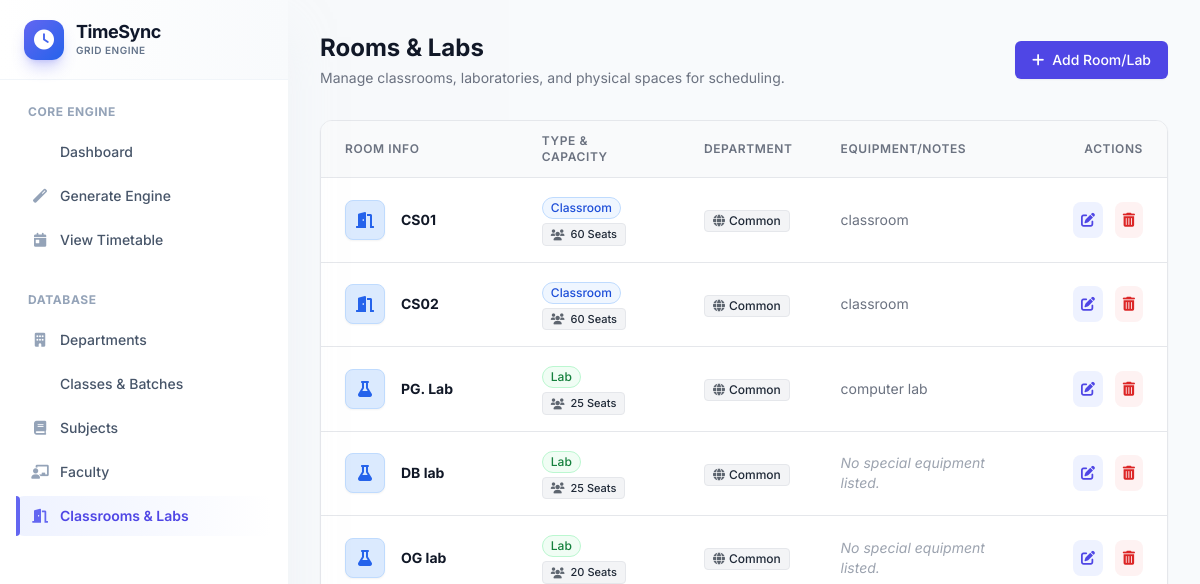
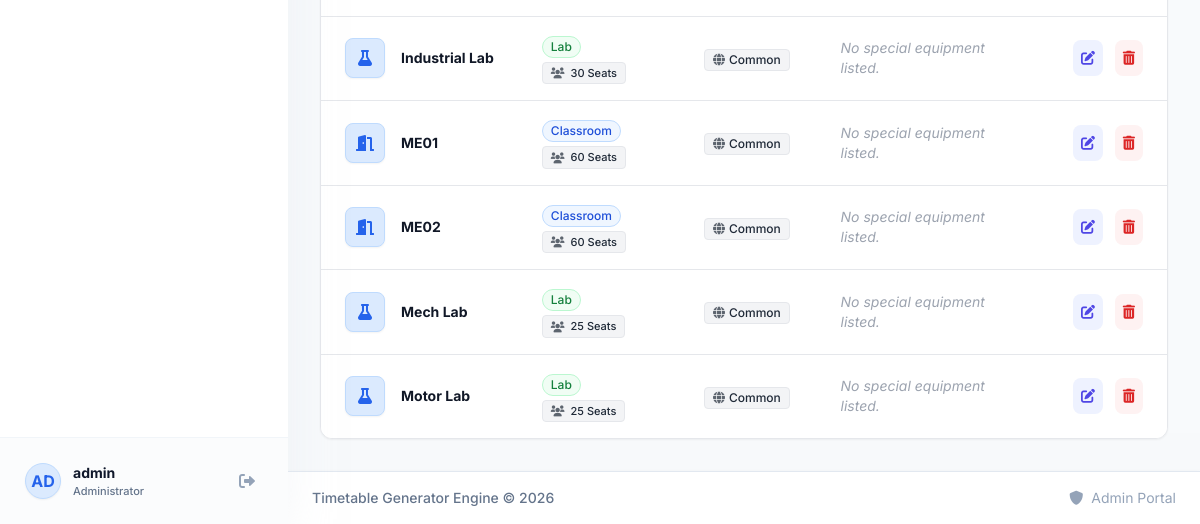
The app's page /rooms (signed in), older data (2 pictures, top to bottom).
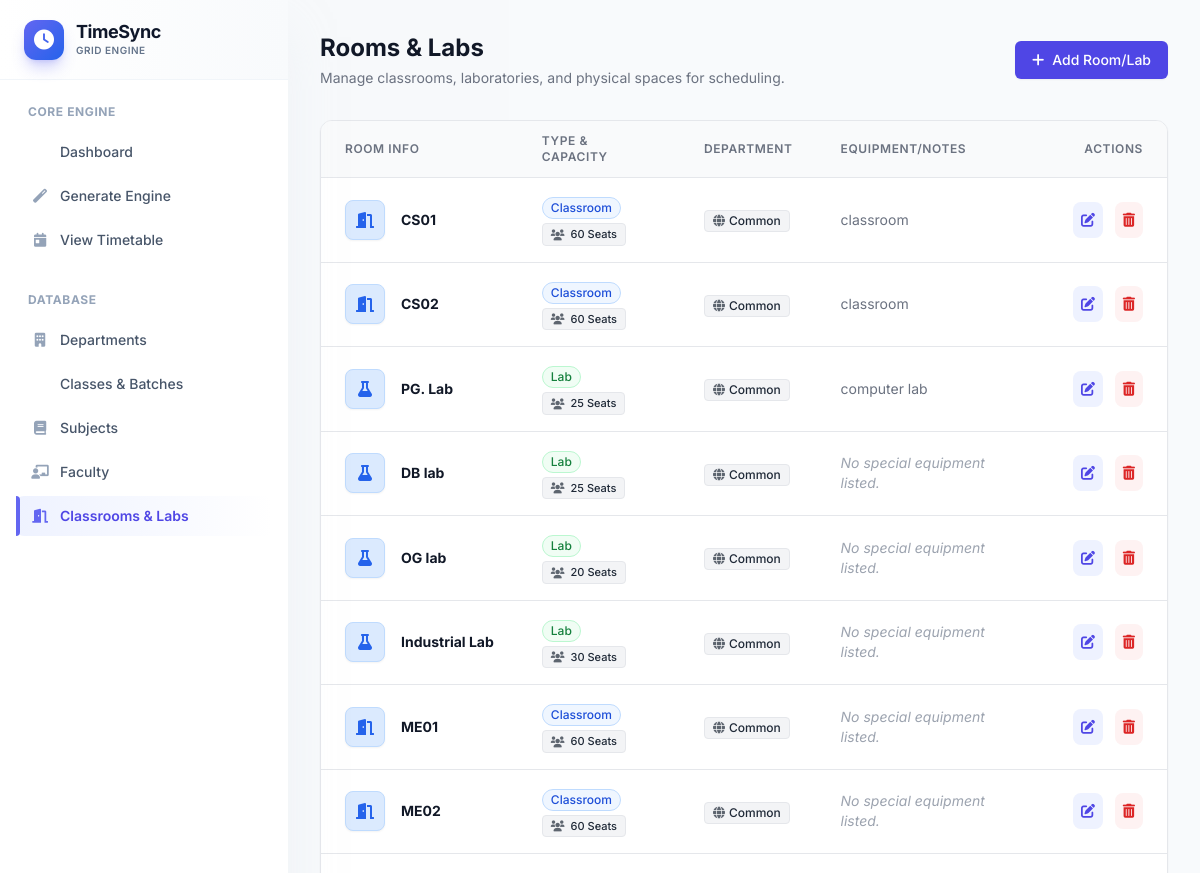
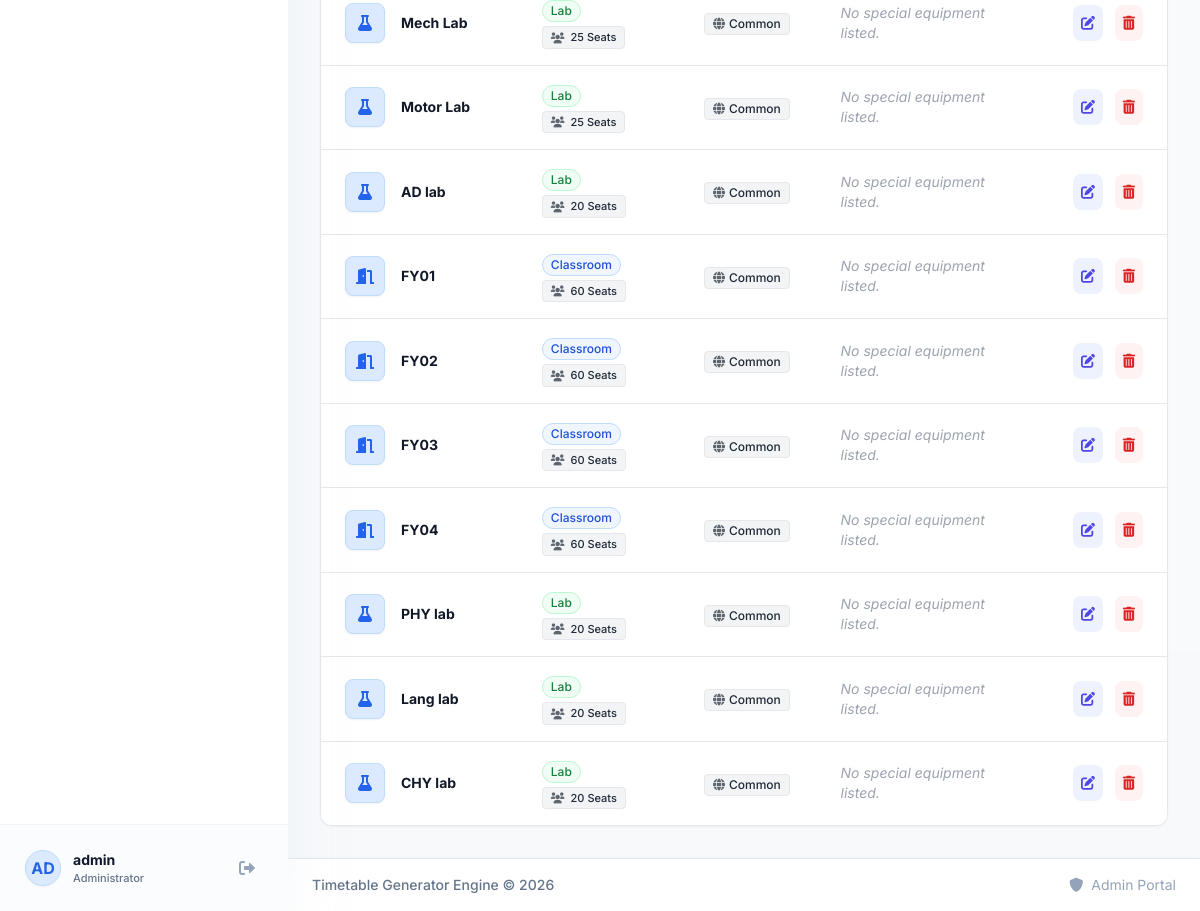
The same page, newer data (2 pictures, top to bottom).
### app.py (models this page shows)
class Room(db.Model):
    id = db.Column(db.Integer, primary_key=True)
    room_number = db.Column(db.String(20), unique=True, nullable=False)
    room_type = db.Column(db.String(20), nullable=False)  # Classroom, Lab, Auditorium
    capacity = db.Column(db.Integer, nullable=False)
    department_id = db.Column(db.Integer, db.ForeignKey('department.id'))
    equipment = db.Column(db.Text)
    created_at = db.Column(db.DateTime, default=datetime.utcnow)
    timetable_entries = db.relationship('Timetable', backref='room', lazy=True)

### app.py (the view)
@app.route('/rooms')
@login_required
def manage_rooms():
    rooms = Room.query.all()
    departments = Department.query.all()
    return render_template('rooms.html', rooms=rooms, departments=departments)

### app.py (called while the page is built)
@login_manager.user_loader
def load_user(user_id):
    return db.session.get(User, int(user_id))

### templates/rooms.html (shortened to what the changed rows need)
{% extends "base.html" %}
{% block content %}
<div class="mb-8 flex flex-col sm:flex-row sm:justify-between sm:items-center gap-4">
    <div>
        <h2 class="text-2xl font-bold text-gray-900">Rooms & Labs</h2>
    </div>
</div>
<div class="bg-white rounded-xl shadow-sm border border-gray-200 overflow-hidden">
    {% if rooms %}
    <div class="overflow-x-auto">
        <table class="min-w-full divide-y divide-gray-200">
            <thead class="bg-gray-50">
                <tr>
                    <th scope="col" class="px-6 py-3 text-left text-xs font-semibold text-gray-500 uppercase tracking-wider">Room Info</th>
                    <th scope="col" class="px-6 py-3 text-left text-xs font-semibold text-gray-500 uppercase tracking-wider">Type & Capacity</th>
                    <th scope="col" class="px-6 py-3 text-left text-xs font-semibold text-gray-500 uppercase tracking-wider hidden sm:table-cell">Department</th>
                    <th scope="col" class="px-6 py-3 text-left text-xs font-semibold text-gray-500 uppercase tracking-wider hidden md:table-cell">Equipment/Notes</th>
                    <th scope="col" class="px-6 py-3 text-right text-xs font-semibold text-gray-500 uppercase tracking-wider">Actions</th>
                </tr>
            </thead>
            <tbody class="bg-white divide-y divide-gray-200">
                {% for room in rooms %}
                <tr class="hover:bg-primary-50 transition-colors duration-150">
                    <td class="px-6 py-4 whitespace-nowrap">
                        <div class="flex items-center">
                            <div class="flex-shrink-0 h-10 w-10 bg-blue-100 text-blue-600 rounded-lg flex items-center justify-center font-bold shadow-sm border border-blue-200">
                                <i class="fas {% if room.room_type == 'Lab' %}fa-flask{% elif room.room_type == 'Auditorium' %}fa-users-class{% else %}fa-door-open{% endif %}"></i>
                            </div>
                            <div class="ml-4">
                                <div class="text-sm font-bold text-gray-900">{{ room.room_number }}</div>
                            </div>
                        </div>
                    </td>
                    <td class="px-6 py-4 whitespace-nowrap">
                        <div class="flex flex-col space-y-1">
                            <div>
                                <span class="inline-flex items-center px-2 py-0.5 rounded-full text-xs font-medium border
                                    {% if room.room_type == 'Classroom' %}bg-blue-50 text-blue-700 border-blue-200
                                    {% elif room.room_type == 'Lab' %}bg-green-50 text-green-700 border-green-200
                                    {% else %}bg-purple-50 text-purple-700 border-purple-200{% endif %}">
                                    {{ room.room_type }}
                                </span>
                            </div>
                            <span class="inline-flex items-center px-2 py-0.5 rounded text-[11px] font-medium bg-gray-100 text-gray-800 border border-gray-200 w-max">
                                <i class="fas fa-users mr-1.5 opacity-70"></i> {{ room.capacity }} Seats
                            </span>
                        </div>
                    </td>
                    <td class="px-6 py-4 whitespace-nowrap hidden sm:table-cell">
                        {% if room.department %}
                            <div class="text-sm text-gray-900">{{ room.department.name }}</div>
                            <div class="text-xs text-gray-500">{{ room.department.code }}</div>
                        {% else %}
                            <span class="inline-flex items-center px-2 py-0.5 rounded text-xs font-medium bg-gray-100 text-gray-800 border border-gray-200">
                                <i class="fas fa-globe mr-1 opacity-70"></i> Common
                            </span>
                        {% endif %}
                    </td>
                    <td class="px-6 py-4 hidden md:table-cell">
                        <div class="text-sm text-gray-500 line-clamp-2 max-w-xs" title="{{ room.equipment }}">
                            {% if room.equipment %}
                                {{ room.equipment }}
                            {% else %}
                                <span class="text-gray-400 italic">No special equipment listed.</span>
                            {% endif %}
                        </div>
                    </td>
                    <td class="px-6 py-4 whitespace-nowrap text-right text-sm font-medium space-x-2">
                        <button onclick="openEditModal(this)"
                                data-id="{{ room.id }}"
                                data-number="{{ room.room_number }}"
                                data-type="{{ room.room_type }}"
                                data-capacity="{{ room.capacity }}"
                                data-department="{{ room.department_id or '' }}"
                                data-equipment="{{ room.equipment or '' }}"
                                class="text-primary-600 hover:text-primary-900 bg-primary-50 hover:bg-primary-100 p-2 rounded-lg transition-colors">
                            <i class="fas fa-edit"></i>
                        </button>
                        <form action="{{ url_for('delete_room', id=room.id) }}" method="POST" class="inline" onsubmit="return confirmDelete('Are you sure you want to delete {{ room.room_number }}? This action cannot be undone.');">
                            <button type="submit" class="text-red-600 hover:text-red-900 bg-red-50 hover:bg-red-100 p-2 rounded-lg transition-colors">
                                <i class="fas fa-trash-alt"></i>
                            </button>
                        </form>
                    </td>
                </tr>
                {% endfor %}
            </tbody>
        </table>
    </div>
    {% endif %}
</div>
{% endblock %}

Row changes from the older to the newer data that the page shows:
added Room: room_number "AD lab", room_type "Lab", capacity "20", equipment "No special equipment listed."
added Room: room_number "FY01", room_type "Classroom", capacity "60", equipment "No special equipment listed."
added Room: room_number "FY02", room_type "Classroom", capacity "60", equipment "No special equipment listed."
added Room: room_number "FY03", room_type "Classroom", capacity "60", equipment "No special equipment listed."
added Room: room_number "FY04", room_type "Classroom", capacity "60", equipment "No special equipment listed."
added Room: room_number "PHY lab", room_type "Lab", capacity "20", equipment "No special equipment listed."
added Room: room_number "Lang lab", room_type "Lab", capacity "20", equipment "No special equipment listed."
added Room: room_number "CHY lab", room_type "Lab", capacity "20", equipment "No special equipment listed."
